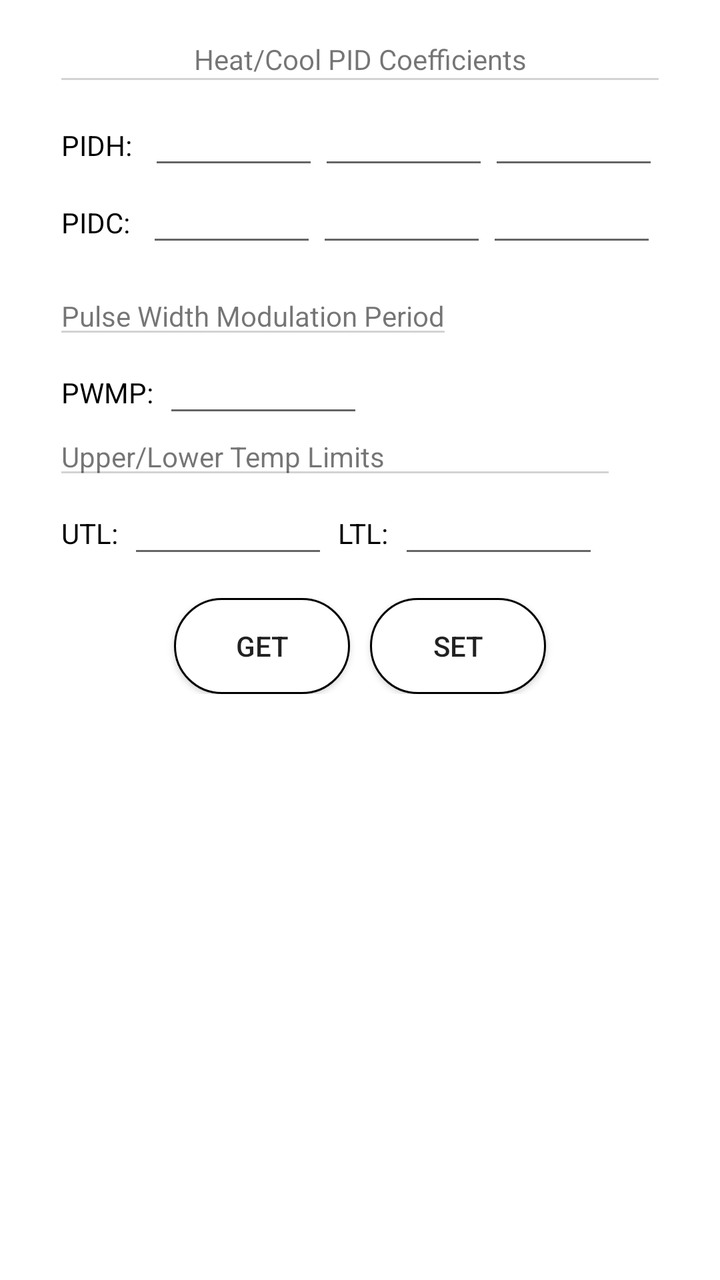
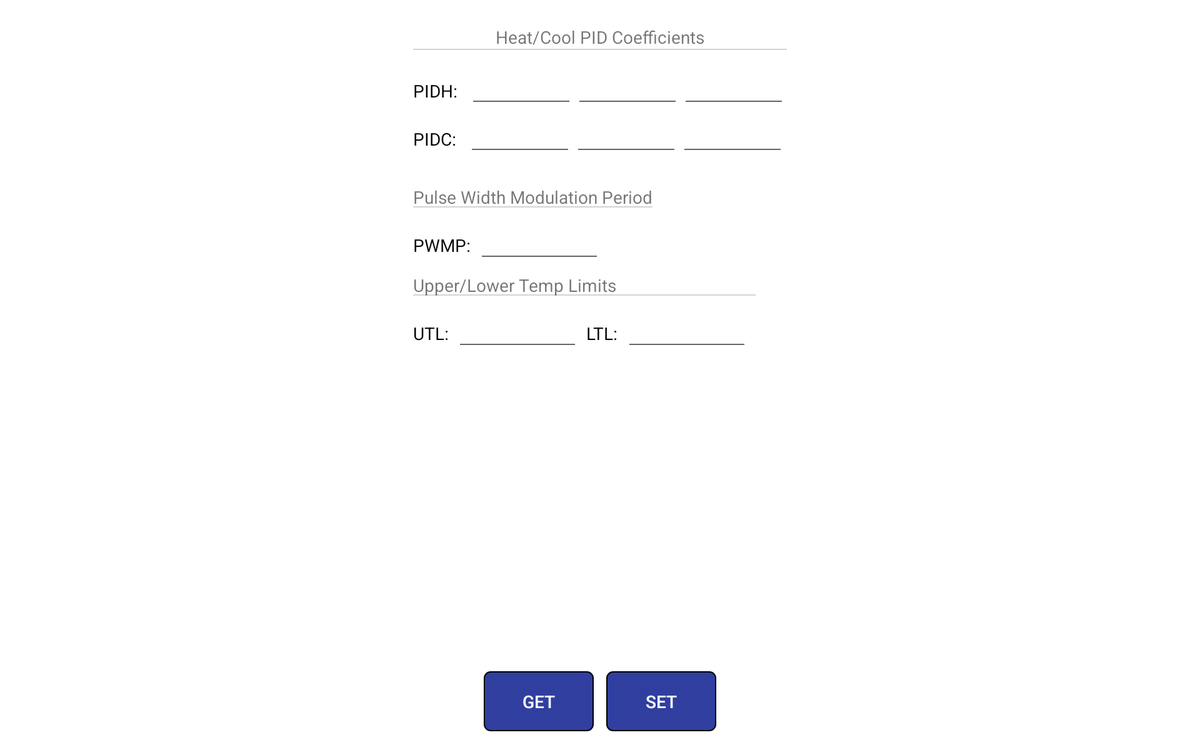

Two renders of one Android screen. The first uses the default layout on a phone; the second uses the alternative layout the repository ships for a different screen configuration, on a matching device. The two XML files are below.
<!-- AndroidManifest.xml: application theme AppTheme -->
<!-- res/layout/fragment_parameters.xml -->
<?xml version="1.0" encoding="utf-8"?>
<RelativeLayout xmlns:android="http://schemas.android.com/apk/res/android"
                android:layout_width="match_parent"
                android:layout_height="match_parent"
                android:background="@android:color/white">

    <LinearLayout
        android:id="@+id/progressBarLayout"
        android:layout_width="wrap_content"
        android:layout_height="wrap_content"
        android:layout_centerInParent="true"
        android:orientation="vertical"
        android:visibility="invisible">

        <ProgressBar
            android:layout_width="100dp"
            android:layout_height="100dp"
            android:layout_gravity="center_horizontal"
            />

        <TextView
            android:id="@+id/textViewProgressBar"
            android:layout_width="wrap_content"
            android:layout_height="wrap_content"
            />

    </LinearLayout>


    <LinearLayout
        android:id="@+id/pidMainLayout"
        android:layout_width="wrap_content"
        android:layout_height="wrap_content"
        android:layout_alignParentTop="true"
        android:layout_centerHorizontal="true"
        android:layout_marginBottom="20dp"
        android:layout_marginTop="20dp"
        android:orientation="vertical">

        <TextView
            android:id="@+id/pidCoefficientTitle"
            android:layout_width="match_parent"
            android:layout_height="wrap_content"
            android:layout_marginBottom="10dp"
            android:background="@drawable/border_bottom_gray"
            android:gravity="center_horizontal"
            android:paddingBottom="2dp"
            android:text="Heat/Cool PID Coefficients"
            />

        <LinearLayout
            android:id="@+id/pidHCoefficientLayout"
            android:layout_width="match_parent"
            android:layout_height="wrap_content"
            android:orientation="horizontal">

            <TextView
                android:layout_width="wrap_content"
                android:layout_height="wrap_content"
                android:layout_marginEnd="5dp"
                android:layout_marginRight="5dp"
                android:text="PIDH: "
                android:textColor="@android:color/black"
                />

            <android.support.v7.widget.AppCompatEditText
                android:id="@+id/pHeatEditText"
                android:layout_width="85dp"
                android:layout_height="wrap_content"
                android:inputType="numberDecimal"
                android:maxWidth="85dp"
                android:textSize="16sp"/>

            <android.support.v7.widget.AppCompatEditText
                android:id="@+id/iHeatEditText"
                android:layout_width="85dp"
                android:layout_height="wrap_content"
                android:inputType="numberDecimal"
                android:maxWidth="85dp"
                android:textSize="16sp"/>

            <android.support.v7.widget.AppCompatEditText
                android:id="@+id/dHeatEditText"
                android:layout_width="85dp"
                android:layout_height="wrap_content"
                android:inputType="numberDecimal"
                android:maxWidth="85dp"
                android:textSize="16sp"/>
        </LinearLayout>

        <LinearLayout
            android:id="@+id/pidCCoefficientLayout"
            android:layout_width="match_parent"
            android:layout_height="wrap_content"
            android:orientation="horizontal">

            <TextView
                android:layout_width="wrap_content"
                android:layout_height="wrap_content"
                android:layout_marginEnd="5dp"
                android:layout_marginRight="5dp"
                android:text="PIDC: "
                android:textColor="@android:color/black"
                />

            <android.support.v7.widget.AppCompatEditText
                android:id="@+id/pCoolEditText"
                android:layout_width="85dp"
                android:layout_height="wrap_content"
                android:inputType="numberDecimal"
                android:maxWidth="85dp"
                android:textSize="16sp"/>

            <android.support.v7.widget.AppCompatEditText
                android:id="@+id/iCoolEditText"
                android:layout_width="85dp"
                android:layout_height="wrap_content"
                android:inputType="numberDecimal"
                android:maxWidth="85dp"
                android:textSize="16sp"/>

            <android.support.v7.widget.AppCompatEditText
                android:id="@+id/dCoolHeatEditText"
                android:layout_width="85dp"
                android:layout_height="wrap_content"
                android:inputType="numberDecimal"
                android:maxWidth="85dp"
                android:textSize="16sp"/>
        </LinearLayout>

    </LinearLayout>

    <LinearLayout
        android:id="@+id/pwmpLayout"
        android:layout_width="wrap_content"
        android:layout_height="wrap_content"
        android:layout_alignLeft="@+id/pidMainLayout"
        android:layout_alignStart="@+id/pidMainLayout"
        android:layout_below="@+id/pidMainLayout"
        android:orientation="vertical">

        <TextView
            android:id="@+id/pwmpTitle"
            android:layout_width="match_parent"
            android:layout_height="wrap_content"
            android:layout_marginBottom="5dp"
            android:background="@drawable/border_bottom_gray"
            android:text="Pulse Width Modulation Period"
            />

        <LinearLayout
            android:id="@+id/pwmpUtlLtlSubLayout"
            android:layout_width="match_parent"
            android:layout_height="wrap_content"
            android:layout_marginBottom="5dp"
            android:orientation="horizontal">

            <TextView
                android:layout_width="wrap_content"
                android:layout_height="wrap_content"
                android:layout_marginEnd="5dp"
                android:layout_marginRight="5dp"
                android:text="PWMP:"
                android:textColor="@android:color/black"
                />

            <android.support.v7.widget.AppCompatEditText
                android:id="@+id/pwmpEditText"
                android:layout_width="100dp"
                android:layout_height="wrap_content"
                android:layout_marginEnd="5dp"
                android:layout_marginRight="5dp"
                android:inputType="number"
                android:maxWidth="200dp"
                />


        </LinearLayout>
    </LinearLayout>

    <LinearLayout
        android:id="@+id/UtlLtlLayout"
        android:layout_width="wrap_content"
        android:layout_height="wrap_content"
        android:layout_alignLeft="@+id/pwmpLayout"
        android:layout_alignStart="@+id/pwmpLayout"
        android:layout_below="@+id/pwmpLayout"
        android:layout_marginBottom="10dp"
        android:orientation="vertical">

        <TextView
            android:id="@+id/utlLtlitle"
            android:layout_width="match_parent"
            android:layout_height="wrap_content"
            android:layout_marginBottom="5dp"
            android:background="@drawable/border_bottom_gray"
            android:text="Upper/Lower Temp Limits"
            />

        <LinearLayout
            android:id="@+id/UtlLtlSubLayout"
            android:layout_width="match_parent"
            android:layout_height="wrap_content"
            android:layout_marginBottom="5dp"
            android:orientation="horizontal">


            <TextView
                android:layout_width="wrap_content"
                android:layout_height="wrap_content"
                android:layout_marginEnd="5dp"
                android:layout_marginRight="5dp"
                android:text="UTL:"
                android:textColor="@android:color/black"
                />

            <android.support.v7.widget.AppCompatEditText
                android:id="@+id/utlEditText"
                android:layout_width="100dp"
                android:layout_height="wrap_content"
                android:layout_marginEnd="5dp"
                android:layout_marginRight="5dp"
                android:inputType="number"
                android:maxWidth="100dp"
                />

            <TextView
                android:layout_width="wrap_content"
                android:layout_height="wrap_content"
                android:layout_marginEnd="5dp"
                android:layout_marginRight="5dp"
                android:text="LTL:"
                android:textColor="@android:color/black"
                />

            <android.support.v7.widget.AppCompatEditText
                android:id="@+id/ltlEditText"
                android:layout_width="100dp"
                android:layout_height="wrap_content"
                android:layout_marginEnd="5dp"
                android:layout_marginRight="5dp"
                android:inputType="numberSigned"
                android:maxWidth="100dp"
                />
        </LinearLayout>

    </LinearLayout>

    <LinearLayout
        android:id="@+id/buttonLayout"
        android:layout_width="match_parent"
        android:layout_height="wrap_content"
        android:layout_alignParentLeft="true"
        android:layout_alignParentStart="true"
        android:layout_below="@+id/UtlLtlLayout"
        android:gravity="center_horizontal">

        <android.support.v7.widget.AppCompatButton
            android:id="@+id/buttonGet"
            android:layout_width="wrap_content"
            android:layout_height="wrap_content"
            android:layout_marginEnd="10dp"
            android:layout_marginRight="10dp"
            android:background="@drawable/white_rounded_button_accent"
            android:text="GET"/>

        <android.support.v7.widget.AppCompatButton
            android:id="@+id/buttonSet"
            android:layout_width="wrap_content"
            android:layout_height="wrap_content"
            android:background="@drawable/white_rounded_button_accent"
            android:text="SET"/>
    </LinearLayout>

</RelativeLayout>
<!-- resources referenced by this layout -->
<resources>
  <!-- drawable border_bottom_gray (drawable) -->
  <?xml version="1.0" encoding="utf-8"?>
  <layer-list xmlns:android="http://schemas.android.com/apk/res/android">
  
      <item>
          <shape android:shape="rectangle">
              <solid android:color="@color/lightGray"/>
  
          </shape>
      </item>
  
  
      <item android:bottom="1dp"
          >
          <shape android:shape="rectangle">
              <solid android:color="@android:color/white"/>
  
          </shape>
  
  
      </item>
  </layer-list>
  <!-- drawable white_rounded_button_accent (drawable) -->
  <?xml version="1.0" encoding="utf-8"?>
  <selector xmlns:android="http://schemas.android.com/apk/res/android">
  
  
      <item android:state_pressed="true">
          <shape>
              <solid android:color="@color/colorAccent"/>
  
              <stroke android:width="1dp"
                      android:color="@android:color/black"/>
              <corners android:radius="25dp"/>
          </shape>
  
  
      </item>
  
      <item android:state_pressed="false">
  
  
          <shape>
              <solid android:color="@android:color/white"/>
              <stroke android:width="1dp"
                      android:color="@android:color/black"/>
              <corners android:radius="25dp"/>
  
          </shape>
  
      </item>
  
  </selector>
  <style name="AppTheme" parent="Theme.AppCompat.Light.NoActionBar">
          
          <item name="colorPrimary">@color/colorPrimary</item>
          <item name="colorPrimaryDark">@color/colorPrimaryDark</item>
          <item name="colorAccent">@color/colorAccent</item>
      </style>
  <color name="lightGray">#d3d3d3</color>
  <color name="colorAccent">#ff4081</color>
  <color name="colorPrimary">#3F51B5</color>
  <color name="colorPrimaryDark">#303F9F</color>
</resources>
<!-- res/layout-large-land/fragment_parameters.xml (the repository's variant of the layout above) -->
<!-- drawn on a 7-inch tablet turned sideways -->
<?xml version="1.0" encoding="utf-8"?>
<RelativeLayout xmlns:android="http://schemas.android.com/apk/res/android"
                android:layout_width="match_parent"
                android:layout_height="match_parent"
                android:background="@android:color/white">

    <LinearLayout
        android:id="@+id/progressBarLayout"
        android:layout_width="wrap_content"
        android:layout_height="wrap_content"
        android:layout_centerInParent="true"
        android:orientation="vertical"
        android:visibility="invisible">

        <ProgressBar
            android:layout_width="100dp"
            android:layout_height="100dp"
            android:layout_gravity="center_horizontal"
            />

        <TextView
            android:id="@+id/textViewProgressBar"
            android:layout_width="wrap_content"
            android:layout_height="wrap_content"
            />

    </LinearLayout>


    <LinearLayout
        android:id="@+id/pidMainLayout"
        android:layout_width="wrap_content"
        android:layout_height="wrap_content"
        android:layout_alignParentTop="true"
        android:layout_centerHorizontal="true"
        android:layout_marginBottom="20dp"
        android:layout_marginTop="20dp"
        android:orientation="vertical">

        <TextView
            android:id="@+id/pidCoefficientTitle"
            android:layout_width="match_parent"
            android:layout_height="wrap_content"
            android:layout_marginBottom="10dp"
            android:background="@drawable/border_bottom_gray"
            android:gravity="center_horizontal"
            android:paddingBottom="2dp"
            android:text="Heat/Cool PID Coefficients"
            />

        <LinearLayout
            android:id="@+id/pidHCoefficientLayout"
            android:layout_width="match_parent"
            android:layout_height="wrap_content"
            android:orientation="horizontal">

            <TextView
                android:layout_width="wrap_content"
                android:layout_height="wrap_content"
                android:layout_marginEnd="5dp"
                android:layout_marginRight="5dp"
                android:text="PIDH: "
                android:textColor="@android:color/black"
                />

            <android.support.v7.widget.AppCompatEditText
                android:id="@+id/pHeatEditText"
                android:layout_width="85dp"
                android:layout_height="wrap_content"
                android:inputType="numberDecimal"
                android:maxWidth="85dp"
                android:textSize="16sp"/>

            <android.support.v7.widget.AppCompatEditText
                android:id="@+id/iHeatEditText"
                android:layout_width="85dp"
                android:layout_height="wrap_content"
                android:inputType="numberDecimal"
                android:maxWidth="85dp"
                android:textSize="16sp"/>

            <android.support.v7.widget.AppCompatEditText
                android:id="@+id/dHeatEditText"
                android:layout_width="85dp"
                android:layout_height="wrap_content"
                android:inputType="numberDecimal"
                android:maxWidth="85dp"
                android:textSize="16sp"/>
        </LinearLayout>

        <LinearLayout
            android:id="@+id/pidCCoefficientLayout"
            android:layout_width="match_parent"
            android:layout_height="wrap_content"
            android:orientation="horizontal">

            <TextView
                android:layout_width="wrap_content"
                android:layout_height="wrap_content"
                android:layout_marginEnd="5dp"
                android:layout_marginRight="5dp"
                android:text="PIDC: "
                android:textColor="@android:color/black"
                />

            <android.support.v7.widget.AppCompatEditText
                android:id="@+id/pCoolEditText"
                android:layout_width="85dp"
                android:layout_height="wrap_content"
                android:inputType="numberDecimal"
                android:maxWidth="85dp"
                android:textSize="16sp"/>

            <android.support.v7.widget.AppCompatEditText
                android:id="@+id/iCoolEditText"
                android:layout_width="85dp"
                android:layout_height="wrap_content"
                android:inputType="numberDecimal"
                android:maxWidth="85dp"
                android:textSize="16sp"/>

            <android.support.v7.widget.AppCompatEditText
                android:id="@+id/dCoolHeatEditText"
                android:layout_width="85dp"
                android:layout_height="wrap_content"
                android:inputType="numberDecimal"
                android:maxWidth="85dp"
                android:textSize="16sp"/>
        </LinearLayout>

    </LinearLayout>

    <LinearLayout
        android:id="@+id/pwmpLayout"
        android:layout_width="wrap_content"
        android:layout_height="wrap_content"
        android:layout_alignLeft="@+id/pidMainLayout"
        android:layout_alignStart="@+id/pidMainLayout"
        android:layout_below="@+id/pidMainLayout"
        android:orientation="vertical">

        <TextView
            android:id="@+id/pwmpTitle"
            android:layout_width="match_parent"
            android:layout_height="wrap_content"
            android:layout_marginBottom="5dp"
            android:background="@drawable/border_bottom_gray"
            android:text="Pulse Width Modulation Period"
            />

        <LinearLayout
            android:id="@+id/pwmpUtlLtlSubLayout"
            android:layout_width="match_parent"
            android:layout_height="wrap_content"
            android:layout_marginBottom="5dp"
            android:orientation="horizontal">

            <TextView
                android:layout_width="wrap_content"
                android:layout_height="wrap_content"
                android:layout_marginEnd="5dp"
                android:layout_marginRight="5dp"
                android:text="PWMP:"
                android:textColor="@android:color/black"
                />

            <android.support.v7.widget.AppCompatEditText
                android:id="@+id/pwmpEditText"
                android:layout_width="100dp"
                android:layout_height="wrap_content"
                android:layout_marginEnd="5dp"
                android:layout_marginRight="5dp"
                android:inputType="number"
                android:maxWidth="200dp"
                />


        </LinearLayout>
    </LinearLayout>

    <LinearLayout
        android:id="@+id/UtlLtlLayout"
        android:layout_width="wrap_content"
        android:layout_height="wrap_content"
        android:layout_alignLeft="@+id/pwmpLayout"
        android:layout_alignStart="@+id/pwmpLayout"
        android:layout_below="@+id/pwmpLayout"
        android:layout_marginBottom="10dp"
        android:orientation="vertical">

        <TextView
            android:id="@+id/utlLtlitle"
            android:layout_width="match_parent"
            android:layout_height="wrap_content"
            android:layout_marginBottom="5dp"
            android:background="@drawable/border_bottom_gray"
            android:text="Upper/Lower Temp Limits"
            />

        <LinearLayout
            android:id="@+id/UtlLtlSubLayout"
            android:layout_width="match_parent"
            android:layout_height="wrap_content"
            android:layout_marginBottom="5dp"
            android:orientation="horizontal">


            <TextView
                android:layout_width="wrap_content"
                android:layout_height="wrap_content"
                android:layout_marginEnd="5dp"
                android:layout_marginRight="5dp"
                android:text="UTL:"
                android:textColor="@android:color/black"
                />

            <android.support.v7.widget.AppCompatEditText
                android:id="@+id/utlEditText"
                android:layout_width="100dp"
                android:layout_height="wrap_content"
                android:layout_marginEnd="5dp"
                android:layout_marginRight="5dp"
                android:inputType="number"
                android:maxWidth="100dp"
                />

            <TextView
                android:layout_width="wrap_content"
                android:layout_height="wrap_content"
                android:layout_marginEnd="5dp"
                android:layout_marginRight="5dp"
                android:text="LTL:"
                android:textColor="@android:color/black"
                />

            <android.support.v7.widget.AppCompatEditText
                android:id="@+id/ltlEditText"
                android:layout_width="100dp"
                android:layout_height="wrap_content"
                android:layout_marginEnd="5dp"
                android:layout_marginRight="5dp"
                android:inputType="numberSigned"
                android:maxWidth="100dp"
                />
        </LinearLayout>

    </LinearLayout>

    <LinearLayout
        android:id="@+id/buttonLayout"
        android:layout_width="match_parent"
        android:layout_height="wrap_content"
        android:layout_alignParentBottom="true"
        android:layout_marginBottom="15dp"
        android:gravity="center_horizontal">

        <android.support.v7.widget.AppCompatButton
            android:id="@+id/buttonGet"
            android:layout_width="wrap_content"
            android:layout_height="wrap_content"
            android:layout_marginEnd="10dp"
            android:layout_marginRight="10dp"
            android:background="@drawable/blue_rounded_button"
            android:drawableTop="@drawable/ic_action_down_arrow"
            android:paddingBottom="5dp"
            android:paddingTop="5dp"
            android:text="GET"
            android:textColor="@color/white"/>

        <android.support.v7.widget.AppCompatButton
            android:id="@+id/buttonSet"
            android:layout_width="wrap_content"
            android:layout_height="wrap_content"
            android:background="@drawable/blue_rounded_button"
            android:drawableTop="@drawable/ic_action_up_arrow"
            android:paddingBottom="5dp"
            android:paddingTop="5dp"
            android:text="SET"
            android:textColor="@color/white"/>
    </LinearLayout>

</RelativeLayout>
<!-- resources referenced by the variant -->
<!-- as a 7-inch tablet turned sideways resolves them -->
<resources>
  <color name="white">#ffffff</color>
  <!-- drawable blue_rounded_button (drawable) -->
  <?xml version="1.0" encoding="utf-8"?>
  <selector xmlns:android="http://schemas.android.com/apk/res/android">
      <item android:state_pressed="true">
          <shape android:shape="rectangle">
              <solid android:color="@color/primaryLightColor"/>
              <stroke android:width="1dp"
                      android:color="@android:color/black"/>
              <corners android:radius="5dp"/>
          </shape>
      </item>
  
      <item android:state_pressed="false">
          <shape android:shape="rectangle">
              <solid android:color="@color/colorPrimaryDark"/>
              <stroke android:width="1dp"
                      android:color="@android:color/black"/>
              <corners android:radius="5dp"/>
          </shape>
      </item>
  </selector>
  <!-- drawable border_bottom_gray (drawable) -->
  <?xml version="1.0" encoding="utf-8"?>
  <layer-list xmlns:android="http://schemas.android.com/apk/res/android">
  
      <item>
          <shape android:shape="rectangle">
              <solid android:color="@color/lightGray"/>
  
          </shape>
      </item>
  
  
      <item android:bottom="1dp"
          >
          <shape android:shape="rectangle">
              <solid android:color="@android:color/white"/>
  
          </shape>
  
  
      </item>
  </layer-list>
  <style name="AppTheme" parent="Theme.AppCompat.Light.NoActionBar">
          
          <item name="colorPrimary">@color/colorPrimary</item>
          <item name="colorPrimaryDark">@color/colorPrimaryDark</item>
          <item name="colorAccent">@color/colorAccent</item>
      </style>
  <color name="primaryLightColor">#5472d3</color>
  <color name="colorPrimaryDark">#303F9F</color>
  <color name="lightGray">#d3d3d3</color>
  <color name="colorPrimary">#3F51B5</color>
  <color name="colorAccent">#ff4081</color>
</resources>
